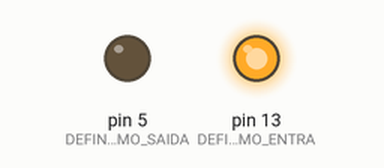
This sketch was run on a simulated Arduino Uno, built with avr-gcc and run on an emulated ATmega328P. Parts: output pins drawn as LEDs (lit = HIGH).

Above: at 1.0 s.
At 6.0 s:
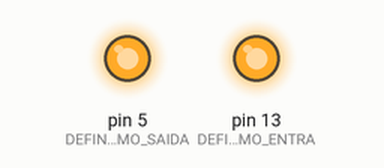
At 11.0 s:
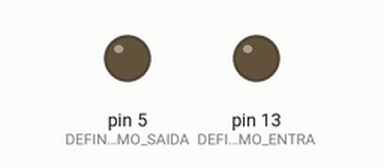
Timing chart, 0 to 15.6 s (numbered marks = the images above):
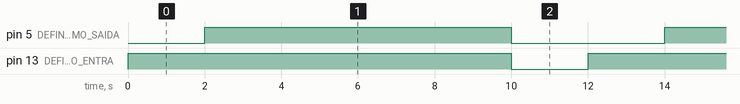

The sketch:

codigo.ino
```cpp
//VOID SETUP DEFINE AS PORTAS DO ARDUINO
void setup()
{//INICIA SETUP
  pinMode(13, OUTPUT);//DEFINE A PORTA COMO ENTRADA OU SAIDA
  pinMode(5, OUTPUT);//DEFINE A PORTA COMO SAIDA
}//FINALIZA SETUP

//VOID QUE TEM UM CICLO PERPÉTUO
void loop()
{//INICIA LOOP

  //CONTROLE DO LED
  digitalWrite(13, HIGH);//LIGANDO O MEU LED
  delay(2000); //ESPERANDO 1 SEGUNDO
  digitalWrite(5, HIGH);//DESLIGANDO O MEU LED
  delay(2000); //ESPERANDO 1 SEGUNDO
  digitalWrite(4, HIGH);//LIGANDO O MEU LED
  delay(2000); //ESPERANDO 1 SEGUNDO
  digitalWrite(3, HIGH);//DESLIGANDO O MEU LED
  delay(2000); //ESPERANDO 1 SEGUNDO
 digitalWrite(2, HIGH);//DESLIGANDO O MEU LED
  delay(2000); //
  digitalWrite(13,LOW);//DESLIGANDO O MEU LED
  digitalWrite(5,LOW);//DESLIGANDO O MEU LED
  digitalWrite(4,LOW);//DESLIGANDO O MEU LED
  digitalWrite(3,LOW);//DESLIGANDO O MEU LED
  digitalWrite(2,LOW);//DESLIGANDO O MEU LED

  delay(2000); //

}//RETORNA PARA O INICIO LOOP
```

Measured:
- by itself, pin 5 (DEFINE_A_PORTA_COMO_SAIDA): alternates HIGH for 8.0 s and LOW for 4.0 s
- by itself, pin 13 (DEFINE_A_PORTA_COMO_ENTRA): alternates HIGH for 10.0 s and LOW for 2.0 s
- by itself, everything shown: repeats every 12.0 s, in 3 steps
